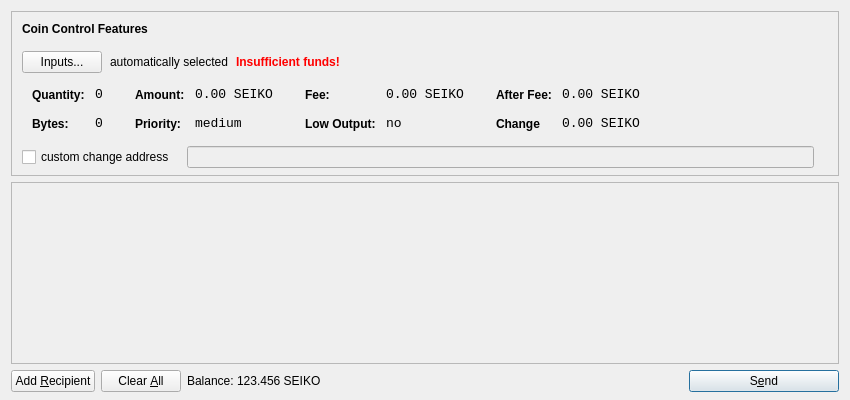
<?xml version="1.0" encoding="UTF-8"?>
<ui version="4.0">
 <class>SendCoinsDialog</class>
 <widget class="QDialog" name="SendCoinsDialog">
  <property name="geometry">
   <rect>
    <x>0</x>
    <y>0</y>
    <width>850</width>
    <height>400</height>
   </rect>
  </property>
  <property name="windowTitle">
   <string>Send Coins</string>
  </property>
  <layout class="QVBoxLayout" name="verticalLayout" stretch="0,1,0">
   <property name="bottomMargin">
    <number>8</number>
   </property>
   <item>
    <widget class="QFrame" name="frameCoinControl">
     <property name="sizePolicy">
      <sizepolicy hsizetype="Expanding" vsizetype="Expanding">
       <horstretch>0</horstretch>
       <verstretch>0</verstretch>
      </sizepolicy>
     </property>
     <property name="maximumSize">
      <size>
       <width>16777215</width>
       <height>16777215</height>
      </size>
     </property>
     <property name="frameShape">
      <enum>QFrame::StyledPanel</enum>
     </property>
     <property name="frameShadow">
      <enum>QFrame::Sunken</enum>
     </property>
     <layout class="QVBoxLayout" name="verticalLayoutCoinControl2">
      <property name="spacing">
       <number>-1</number>
      </property>
      <property name="leftMargin">
       <number>0</number>
      </property>
      <property name="topMargin">
       <number>0</number>
      </property>
      <property name="rightMargin">
       <number>0</number>
      </property>
      <property name="bottomMargin">
       <number>6</number>
      </property>
      <item>
       <layout class="QVBoxLayout" name="verticalLayoutCoinControl" stretch="0,0,0,0,1">
        <property name="spacing">
         <number>0</number>
        </property>
        <property name="leftMargin">
         <number>10</number>
        </property>
        <property name="topMargin">
         <number>10</number>
        </property>
        <item>
         <layout class="QHBoxLayout" name="horizontalLayoutCoinControl1">
          <property name="bottomMargin">
           <number>15</number>
          </property>
          <item>
           <widget class="QLabel" name="labelCoinControlFeatures">
            <property name="sizePolicy">
             <sizepolicy hsizetype="Preferred" vsizetype="Maximum">
              <horstretch>0</horstretch>
              <verstretch>0</verstretch>
             </sizepolicy>
            </property>
            <property name="font">
             <font>
              <weight>75</weight>
              <bold>true</bold>
             </font>
            </property>
            <property name="styleSheet">
             <string notr="true">font-weight:bold;</string>
            </property>
            <property name="text">
             <string>Coin Control Features</string>
            </property>
           </widget>
          </item>
         </layout>
        </item>
        <item>
         <layout class="QHBoxLayout" name="horizontalLayoutCoinControl2" stretch="0,0,0,0">
          <property name="spacing">
           <number>8</number>
          </property>
          <property name="bottomMargin">
           <number>10</number>
          </property>
          <item>
           <widget class="QPushButton" name="pushButtonCoinControl">
            <property name="styleSheet">
             <string notr="true"/>
            </property>
            <property name="text">
             <string>Inputs...</string>
            </property>
           </widget>
          </item>
          <item>
           <widget class="QLabel" name="labelCoinControlAutomaticallySelected">
            <property name="text">
             <string>automatically selected</string>
            </property>
            <property name="margin">
             <number>5</number>
            </property>
           </widget>
          </item>
          <item>
           <widget class="QLabel" name="labelCoinControlInsuffFunds">
            <property name="font">
             <font>
              <weight>75</weight>
              <bold>true</bold>
             </font>
            </property>
            <property name="styleSheet">
             <string notr="true">color:red;font-weight:bold;</string>
            </property>
            <property name="text">
             <string>Insufficient funds!</string>
            </property>
            <property name="margin">
             <number>5</number>
            </property>
           </widget>
          </item>
          <item>
           <spacer name="horizontalSpacerCoinControl">
            <property name="orientation">
             <enum>Qt::Horizontal</enum>
            </property>
            <property name="sizeHint" stdset="0">
             <size>
              <width>40</width>
              <height>1</height>
             </size>
            </property>
           </spacer>
          </item>
         </layout>
        </item>
        <item>
         <widget class="QWidget" name="widgetCoinControl" native="true">
          <property name="sizePolicy">
           <sizepolicy hsizetype="Preferred" vsizetype="Preferred">
            <horstretch>0</horstretch>
            <verstretch>0</verstretch>
           </sizepolicy>
          </property>
          <property name="minimumSize">
           <size>
            <width>0</width>
            <height>0</height>
           </size>
          </property>
          <property name="styleSheet">
           <string notr="true"/>
          </property>
          <layout class="QHBoxLayout" name="horizontalLayoutCoinControl5">
           <property name="margin">
            <number>0</number>
           </property>
           <item>
            <layout class="QHBoxLayout" name="horizontalLayoutCoinControl3" stretch="0,0,0,1">
             <property name="spacing">
              <number>20</number>
             </property>
             <property name="topMargin">
              <number>0</number>
             </property>
             <property name="bottomMargin">
              <number>10</number>
             </property>
             <item>
              <layout class="QFormLayout" name="formLayoutCoinControl1">
               <property name="horizontalSpacing">
                <number>10</number>
               </property>
               <property name="verticalSpacing">
                <number>14</number>
               </property>
               <property name="leftMargin">
                <number>10</number>
               </property>
               <property name="topMargin">
                <number>4</number>
               </property>
               <property name="rightMargin">
                <number>6</number>
               </property>
               <item row="0" column="0">
                <widget class="QLabel" name="labelCoinControlQuantityText">
                 <property name="styleSheet">
                  <string notr="true">font-weight:bold;</string>
                 </property>
                 <property name="text">
                  <string>Quantity:</string>
                 </property>
                 <property name="margin">
                  <number>0</number>
                 </property>
                </widget>
               </item>
               <item row="0" column="1">
                <widget class="QLabel" name="labelCoinControlQuantity">
                 <property name="font">
                  <font>
                   <family>Monospace</family>
                   <pointsize>10</pointsize>
                  </font>
                 </property>
                 <property name="cursor">
                  <cursorShape>IBeamCursor</cursorShape>
                 </property>
                 <property name="contextMenuPolicy">
                  <enum>Qt::ActionsContextMenu</enum>
                 </property>
                 <property name="text">
                  <string>0</string>
                 </property>
                 <property name="margin">
                  <number>0</number>
                 </property>
                 <property name="textInteractionFlags">
                  <set>Qt::LinksAccessibleByMouse|Qt::TextSelectableByKeyboard|Qt::TextSelectableByMouse</set>
                 </property>
                </widget>
               </item>
               <item row="1" column="0">
                <widget class="QLabel" name="labelCoinControlBytesText">
                 <property name="styleSheet">
                  <string notr="true">font-weight:bold;</string>
                 </property>
                 <property name="text">
                  <string>Bytes:</string>
                 </property>
                </widget>
               </item>
               <item row="1" column="1">
                <widget class="QLabel" name="labelCoinControlBytes">
                 <property name="font">
                  <font>
                   <family>Monospace</family>
                   <pointsize>10</pointsize>
                  </font>
                 </property>
                 <property name="cursor">
                  <cursorShape>IBeamCursor</cursorShape>
                 </property>
                 <property name="contextMenuPolicy">
                  <enum>Qt::ActionsContextMenu</enum>
                 </property>
                 <property name="text">
                  <string>0</string>
                 </property>
                 <property name="textInteractionFlags">
                  <set>Qt::LinksAccessibleByMouse|Qt::TextSelectableByKeyboard|Qt::TextSelectableByMouse</set>
                 </property>
                </widget>
               </item>
              </layout>
             </item>
             <item>
              <layout class="QFormLayout" name="formLayoutCoinControl2">
               <property name="horizontalSpacing">
                <number>10</number>
               </property>
               <property name="verticalSpacing">
                <number>14</number>
               </property>
               <property name="leftMargin">
                <number>6</number>
               </property>
               <property name="topMargin">
                <number>4</number>
               </property>
               <property name="rightMargin">
                <number>6</number>
               </property>
               <item row="0" column="0">
                <widget class="QLabel" name="labelCoinControlAmountText">
                 <property name="styleSheet">
                  <string notr="true">font-weight:bold;</string>
                 </property>
                 <property name="text">
                  <string>Amount:</string>
                 </property>
                 <property name="margin">
                  <number>0</number>
                 </property>
                </widget>
               </item>
               <item row="0" column="1">
                <widget class="QLabel" name="labelCoinControlAmount">
                 <property name="font">
                  <font>
                   <family>Monospace</family>
                   <pointsize>10</pointsize>
                  </font>
                 </property>
                 <property name="cursor">
                  <cursorShape>IBeamCursor</cursorShape>
                 </property>
                 <property name="contextMenuPolicy">
                  <enum>Qt::ActionsContextMenu</enum>
                 </property>
                 <property name="text">
                  <string>0.00 SEIKO</string>
                 </property>
                 <property name="textInteractionFlags">
                  <set>Qt::LinksAccessibleByMouse|Qt::TextSelectableByKeyboard|Qt::TextSelectableByMouse</set>
                 </property>
                </widget>
               </item>
               <item row="1" column="0">
                <widget class="QLabel" name="labelCoinControlPriorityText">
                 <property name="styleSheet">
                  <string notr="true">font-weight:bold;</string>
                 </property>
                 <property name="text">
                  <string>Priority:</string>
                 </property>
                </widget>
               </item>
               <item row="1" column="1">
                <widget class="QLabel" name="labelCoinControlPriority">
                 <property name="font">
                  <font>
                   <family>Monospace</family>
                   <pointsize>10</pointsize>
                  </font>
                 </property>
                 <property name="cursor">
                  <cursorShape>IBeamCursor</cursorShape>
                 </property>
                 <property name="contextMenuPolicy">
                  <enum>Qt::ActionsContextMenu</enum>
                 </property>
                 <property name="text">
                  <string>medium</string>
                 </property>
                 <property name="textInteractionFlags">
                  <set>Qt::LinksAccessibleByMouse|Qt::TextSelectableByKeyboard|Qt::TextSelectableByMouse</set>
                 </property>
                </widget>
               </item>
              </layout>
             </item>
             <item>
              <layout class="QFormLayout" name="formLayoutCoinControl3">
               <property name="horizontalSpacing">
                <number>10</number>
               </property>
               <property name="verticalSpacing">
                <number>14</number>
               </property>
               <property name="leftMargin">
                <number>6</number>
               </property>
               <property name="topMargin">
                <number>4</number>
               </property>
               <property name="rightMargin">
                <number>6</number>
               </property>
               <item row="0" column="0">
                <widget class="QLabel" name="labelCoinControlFeeText">
                 <property name="styleSheet">
                  <string notr="true">font-weight:bold;</string>
                 </property>
                 <property name="text">
                  <string>Fee:</string>
                 </property>
                 <property name="margin">
                  <number>0</number>
                 </property>
                </widget>
               </item>
               <item row="0" column="1">
                <widget class="QLabel" name="labelCoinControlFee">
                 <property name="font">
                  <font>
                   <family>Monospace</family>
                   <pointsize>10</pointsize>
                  </font>
                 </property>
                 <property name="cursor">
                  <cursorShape>IBeamCursor</cursorShape>
                 </property>
                 <property name="contextMenuPolicy">
                  <enum>Qt::ActionsContextMenu</enum>
                 </property>
                 <property name="text">
                  <string>0.00 SEIKO</string>
                 </property>
                 <property name="textInteractionFlags">
                  <set>Qt::LinksAccessibleByMouse|Qt::TextSelectableByKeyboard|Qt::TextSelectableByMouse</set>
                 </property>
                </widget>
               </item>
               <item row="1" column="0">
                <widget class="QLabel" name="labelCoinControlLowOutputText">
                 <property name="styleSheet">
                  <string notr="true">font-weight:bold;</string>
                 </property>
                 <property name="text">
                  <string>Low Output:</string>
                 </property>
                </widget>
               </item>
               <item row="1" column="1">
                <widget class="QLabel" name="labelCoinControlLowOutput">
                 <property name="font">
                  <font>
                   <family>Monospace</family>
                   <pointsize>10</pointsize>
                  </font>
                 </property>
                 <property name="cursor">
                  <cursorShape>IBeamCursor</cursorShape>
                 </property>
                 <property name="contextMenuPolicy">
                  <enum>Qt::ActionsContextMenu</enum>
                 </property>
                 <property name="text">
                  <string>no</string>
                 </property>
                 <property name="textInteractionFlags">
                  <set>Qt::LinksAccessibleByMouse|Qt::TextSelectableByKeyboard|Qt::TextSelectableByMouse</set>
                 </property>
                </widget>
               </item>
              </layout>
             </item>
             <item>
              <layout class="QFormLayout" name="formLayoutCoinControl4">
               <property name="horizontalSpacing">
                <number>10</number>
               </property>
               <property name="verticalSpacing">
                <number>14</number>
               </property>
               <property name="leftMargin">
                <number>6</number>
               </property>
               <property name="topMargin">
                <number>4</number>
               </property>
               <property name="rightMargin">
                <number>6</number>
               </property>
               <item row="0" column="0">
                <widget class="QLabel" name="labelCoinControlAfterFeeText">
                 <property name="styleSheet">
                  <string notr="true">font-weight:bold;</string>
                 </property>
                 <property name="text">
                  <string>After Fee:</string>
                 </property>
                 <property name="margin">
                  <number>0</number>
                 </property>
                </widget>
               </item>
               <item row="0" column="1">
                <widget class="QLabel" name="labelCoinControlAfterFee">
                 <property name="font">
                  <font>
                   <family>Monospace</family>
                   <pointsize>10</pointsize>
                  </font>
                 </property>
                 <property name="cursor">
                  <cursorShape>IBeamCursor</cursorShape>
                 </property>
                 <property name="contextMenuPolicy">
                  <enum>Qt::ActionsContextMenu</enum>
                 </property>
                 <property name="text">
                  <string>0.00 SEIKO</string>
                 </property>
                 <property name="textInteractionFlags">
                  <set>Qt::LinksAccessibleByMouse|Qt::TextSelectableByKeyboard|Qt::TextSelectableByMouse</set>
                 </property>
                </widget>
               </item>
               <item row="1" column="0">
                <widget class="QLabel" name="labelCoinControlChangeText">
                 <property name="styleSheet">
                  <string notr="true">font-weight:bold;</string>
                 </property>
                 <property name="text">
                  <string>Change</string>
                 </property>
                </widget>
               </item>
               <item row="1" column="1">
                <widget class="QLabel" name="labelCoinControlChange">
                 <property name="font">
                  <font>
                   <family>Monospace</family>
                   <pointsize>10</pointsize>
                  </font>
                 </property>
                 <property name="cursor">
                  <cursorShape>IBeamCursor</cursorShape>
                 </property>
                 <property name="contextMenuPolicy">
                  <enum>Qt::ActionsContextMenu</enum>
                 </property>
                 <property name="text">
                  <string>0.00 SEIKO</string>
                 </property>
                 <property name="textInteractionFlags">
                  <set>Qt::LinksAccessibleByMouse|Qt::TextSelectableByKeyboard|Qt::TextSelectableByMouse</set>
                 </property>
                </widget>
               </item>
              </layout>
             </item>
            </layout>
           </item>
          </layout>
         </widget>
        </item>
        <item>
         <layout class="QHBoxLayout" name="horizontalLayoutCoinControl4" stretch="0,0,0">
          <property name="spacing">
           <number>12</number>
          </property>
          <property name="sizeConstraint">
           <enum>QLayout::SetDefaultConstraint</enum>
          </property>
          <property name="topMargin">
           <number>5</number>
          </property>
          <property name="rightMargin">
           <number>5</number>
          </property>
          <item>
           <widget class="QCheckBox" name="checkBoxCoinControlChange">
            <property name="text">
             <string>custom change address</string>
            </property>
           </widget>
          </item>
          <item>
           <widget class="QLineEdit" name="lineEditCoinControlChange">
            <property name="enabled">
             <bool>false</bool>
            </property>
            <property name="sizePolicy">
             <sizepolicy hsizetype="Expanding" vsizetype="Fixed">
              <horstretch>0</horstretch>
              <verstretch>0</verstretch>
             </sizepolicy>
            </property>
           </widget>
          </item>
          <item>
           <widget class="QLabel" name="labelCoinControlChangeLabel">
            <property name="sizePolicy">
             <sizepolicy hsizetype="Preferred" vsizetype="Expanding">
              <horstretch>0</horstretch>
              <verstretch>0</verstretch>
             </sizepolicy>
            </property>
            <property name="minimumSize">
             <size>
              <width>0</width>
              <height>0</height>
             </size>
            </property>
            <property name="text">
             <string/>
            </property>
            <property name="margin">
             <number>3</number>
            </property>
           </widget>
          </item>
         </layout>
        </item>
        <item>
         <spacer name="verticalSpacerCoinControl">
          <property name="orientation">
           <enum>Qt::Vertical</enum>
          </property>
          <property name="sizeHint" stdset="0">
           <size>
            <width>800</width>
            <height>1</height>
           </size>
          </property>
         </spacer>
        </item>
       </layout>
      </item>
     </layout>
    </widget>
   </item>
   <item>
    <widget class="QScrollArea" name="scrollArea">
     <property name="widgetResizable">
      <bool>true</bool>
     </property>
     <widget class="QWidget" name="scrollAreaWidgetContents">
      <property name="geometry">
       <rect>
        <x>0</x>
        <y>0</y>
        <width>830</width>
        <height>165</height>
       </rect>
      </property>
      <layout class="QVBoxLayout" name="verticalLayout_2">
       <property name="margin">
        <number>0</number>
       </property>
       <item>
        <layout class="QVBoxLayout" name="entries">
         <property name="spacing">
          <number>6</number>
         </property>
        </layout>
       </item>
       <item>
        <spacer name="verticalSpacer">
         <property name="orientation">
          <enum>Qt::Vertical</enum>
         </property>
         <property name="sizeHint" stdset="0">
          <size>
           <width>20</width>
           <height>40</height>
          </size>
         </property>
        </spacer>
       </item>
      </layout>
     </widget>
    </widget>
   </item>
   <item>
    <layout class="QHBoxLayout" name="horizontalLayout">
     <item>
      <widget class="QPushButton" name="addButton">
       <property name="toolTip">
        <string>Send to multiple recipients at once</string>
       </property>
       <property name="text">
        <string>Add &amp;Recipient</string>
       </property>
       <property name="icon">
        <iconset resource="../bitcoin.qrc">
         <normaloff>:/icons/add</normaloff>:/icons/add</iconset>
       </property>
       <property name="autoDefault">
        <bool>false</bool>
       </property>
      </widget>
     </item>
     <item>
      <widget class="QPushButton" name="clearButton">
       <property name="sizePolicy">
        <sizepolicy hsizetype="Minimum" vsizetype="Fixed">
         <horstretch>0</horstretch>
         <verstretch>0</verstretch>
        </sizepolicy>
       </property>
       <property name="toolTip">
        <string>Remove all transaction fields</string>
       </property>
       <property name="text">
        <string>Clear &amp;All</string>
       </property>
       <property name="icon">
        <iconset resource="../bitcoin.qrc">
         <normaloff>:/icons/remove</normaloff>:/icons/remove</iconset>
       </property>
       <property name="autoRepeatDelay">
        <number>300</number>
       </property>
       <property name="autoDefault">
        <bool>false</bool>
       </property>
      </widget>
     </item>
     <item>
      <layout class="QHBoxLayout" name="horizontalLayout_2">
       <property name="spacing">
        <number>3</number>
       </property>
       <item>
        <widget class="QLabel" name="label">
         <property name="sizePolicy">
          <sizepolicy hsizetype="Preferred" vsizetype="Fixed">
           <horstretch>0</horstretch>
           <verstretch>0</verstretch>
          </sizepolicy>
         </property>
         <property name="text">
          <string>Balance:</string>
         </property>
        </widget>
       </item>
       <item>
        <widget class="QLabel" name="labelBalance">
         <property name="sizePolicy">
          <sizepolicy hsizetype="Preferred" vsizetype="Fixed">
           <horstretch>0</horstretch>
           <verstretch>0</verstretch>
          </sizepolicy>
         </property>
         <property name="cursor">
          <cursorShape>IBeamCursor</cursorShape>
         </property>
         <property name="text">
          <string>123.456 SEIKO</string>
         </property>
         <property name="textInteractionFlags">
          <set>Qt::LinksAccessibleByMouse|Qt::TextSelectableByKeyboard|Qt::TextSelectableByMouse</set>
         </property>
        </widget>
       </item>
      </layout>
     </item>
     <item>
      <spacer name="horizontalSpacer">
       <property name="orientation">
        <enum>Qt::Horizontal</enum>
       </property>
       <property name="sizeHint" stdset="0">
        <size>
         <width>40</width>
         <height>20</height>
        </size>
       </property>
      </spacer>
     </item>
     <item>
      <widget class="QPushButton" name="sendButton">
       <property name="minimumSize">
        <size>
         <width>150</width>
         <height>0</height>
        </size>
       </property>
       <property name="toolTip">
        <string>Confirm the send action</string>
       </property>
       <property name="text">
        <string>S&amp;end</string>
       </property>
       <property name="icon">
        <iconset resource="../bitcoin.qrc">
         <normaloff>:/icons/send</normaloff>:/icons/send</iconset>
       </property>
       <property name="default">
        <bool>true</bool>
       </property>
      </widget>
     </item>
    </layout>
   </item>
  </layout>
 </widget>
 <resources>
  <include location="../bitcoin.qrc"/>
 </resources>
 <connections/>
</ui>
